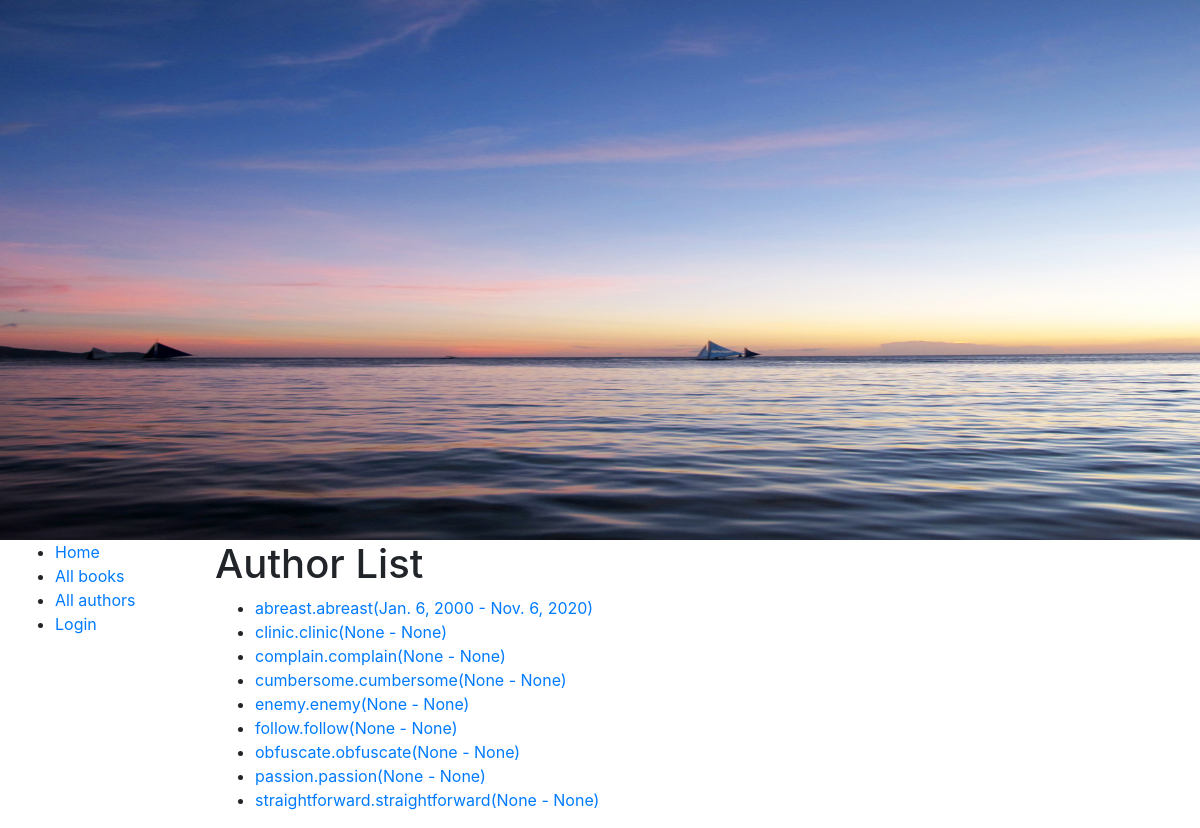
Screenshot of /catalog/authors/ with the database file from the repository.
### catalog/models.py (models this page shows, shortened)
class Author(models.Model):
    first_name = models.CharField(max_length=100)
    last_name = models.CharField(max_length=100)
    date_of_birth = models.DateField(null=True, blank=True)
    date_of_death = models.DateField('died', null=True, blank=True)
    class Meta:
        ordering = ['first_name', 'last_name']
    def get_absolute_url(self):
        return reverse('author-detail', args=[str(self.id)])

### catalog/views.py (the view)
# urls.py: path('authors/', views.AuthorListView.as_view(), name='authors'),
class AuthorListView(generic.ListView):
    model = Author
    paginate_by = 10
    context_object_name = 'author_list'

### catalog/templates/catalog/author_list.html (shortened to what this page needs)
{% extends 'base.html' %}
{% block content %}
    <h1>Author List</h1>
    <ul>
    {% for author in author_list %}
        <li> <a href = "{{ author.get_absolute_url }}">
            {{ author.first_name }}.{{ author.first_name }}({{ author.date_of_birth }} - {{ author.date_of_death }}) </a>
        </li>
    {% endfor %}
    </ul>
{% endblock content %}

### rows the page displays
Author: first_name "abreast", date_of_birth "Jan. 6, 2000", date_of_death "Nov. 6, 2020"
Author: first_name "clinic", date_of_birth "None", date_of_death "None"
Author: first_name "complain", date_of_birth "None", date_of_death "None"
Author: first_name "cumbersome", date_of_birth "None", date_of_death "None"
Author: first_name "enemy", date_of_birth "None", date_of_death "None"
Author: first_name "follow", date_of_birth "None", date_of_death "None"
Author: first_name "obfuscate", date_of_birth "None", date_of_death "None"
Author: first_name "passion", date_of_birth "None", date_of_death "None"
Author: first_name "straightforward", date_of_birth "None", date_of_death "None"
